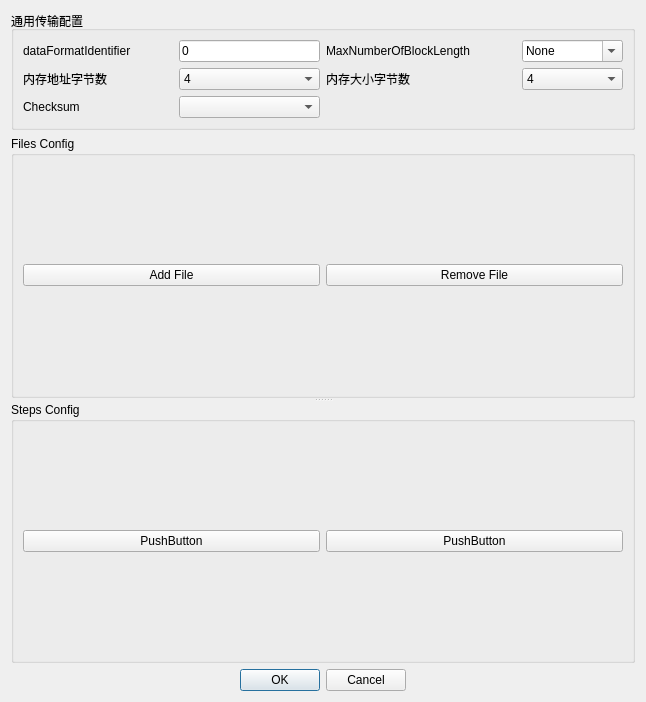
<?xml version="1.0" encoding="UTF-8"?>
<ui version="4.0">
 <class>FlashConfig</class>
 <widget class="QDialog" name="FlashConfig">
  <property name="geometry">
   <rect>
    <x>0</x>
    <y>0</y>
    <width>646</width>
    <height>702</height>
   </rect>
  </property>
  <property name="windowTitle">
   <string>Dialog</string>
  </property>
  <layout class="QVBoxLayout" name="verticalLayout_3">
   <item>
    <widget class="QGroupBox" name="groupBox">
     <property name="title">
      <string>通用传输配置</string>
     </property>
     <layout class="QHBoxLayout" name="horizontalLayout_8">
      <item>
       <layout class="QGridLayout" name="gridLayout">
        <item row="0" column="0">
         <layout class="QHBoxLayout" name="horizontalLayout_6">
          <item>
           <widget class="QLabel" name="label_3">
            <property name="sizePolicy">
             <sizepolicy hsizetype="Fixed" vsizetype="Fixed">
              <horstretch>0</horstretch>
              <verstretch>0</verstretch>
             </sizepolicy>
            </property>
            <property name="minimumSize">
             <size>
              <width>150</width>
              <height>0</height>
             </size>
            </property>
            <property name="text">
             <string>dataFormatIdentifier</string>
            </property>
           </widget>
          </item>
          <item>
           <widget class="QLineEdit" name="lineEdit_dataFormatIdentifier">
            <property name="text">
             <string>0</string>
            </property>
           </widget>
          </item>
         </layout>
        </item>
        <item row="1" column="1">
         <layout class="QHBoxLayout" name="horizontalLayout_5">
          <item>
           <widget class="QLabel" name="label_2">
            <property name="sizePolicy">
             <sizepolicy hsizetype="Fixed" vsizetype="Fixed">
              <horstretch>0</horstretch>
              <verstretch>0</verstretch>
             </sizepolicy>
            </property>
            <property name="minimumSize">
             <size>
              <width>190</width>
              <height>0</height>
             </size>
            </property>
            <property name="text">
             <string>内存大小字节数</string>
            </property>
           </widget>
          </item>
          <item>
           <widget class="QComboBox" name="comboBox_MemorySizeParameterLength">
            <property name="sizePolicy">
             <sizepolicy hsizetype="Expanding" vsizetype="Fixed">
              <horstretch>0</horstretch>
              <verstretch>0</verstretch>
             </sizepolicy>
            </property>
            <property name="currentIndex">
             <number>4</number>
            </property>
            <item>
             <property name="text">
              <string>0</string>
             </property>
            </item>
            <item>
             <property name="text">
              <string>1</string>
             </property>
            </item>
            <item>
             <property name="text">
              <string>2</string>
             </property>
            </item>
            <item>
             <property name="text">
              <string>3</string>
             </property>
            </item>
            <item>
             <property name="text">
              <string>4</string>
             </property>
            </item>
            <item>
             <property name="text">
              <string>5</string>
             </property>
            </item>
            <item>
             <property name="text">
              <string>6</string>
             </property>
            </item>
            <item>
             <property name="text">
              <string>7</string>
             </property>
            </item>
            <item>
             <property name="text">
              <string>8</string>
             </property>
            </item>
            <item>
             <property name="text">
              <string>9</string>
             </property>
            </item>
            <item>
             <property name="text">
              <string>10</string>
             </property>
            </item>
            <item>
             <property name="text">
              <string>11</string>
             </property>
            </item>
            <item>
             <property name="text">
              <string>12</string>
             </property>
            </item>
            <item>
             <property name="text">
              <string>13</string>
             </property>
            </item>
            <item>
             <property name="text">
              <string>14</string>
             </property>
            </item>
            <item>
             <property name="text">
              <string>15</string>
             </property>
            </item>
           </widget>
          </item>
         </layout>
        </item>
        <item row="0" column="1">
         <layout class="QHBoxLayout" name="horizontalLayout_7">
          <item>
           <widget class="QLabel" name="label_4">
            <property name="sizePolicy">
             <sizepolicy hsizetype="Fixed" vsizetype="Fixed">
              <horstretch>0</horstretch>
              <verstretch>0</verstretch>
             </sizepolicy>
            </property>
            <property name="minimumSize">
             <size>
              <width>190</width>
              <height>0</height>
             </size>
            </property>
            <property name="text">
             <string>MaxNumberOfBlockLength</string>
            </property>
           </widget>
          </item>
          <item>
           <widget class="QComboBox" name="comboBox_MaxNumberOfBlockLength">
            <property name="sizePolicy">
             <sizepolicy hsizetype="Expanding" vsizetype="Fixed">
              <horstretch>0</horstretch>
              <verstretch>0</verstretch>
             </sizepolicy>
            </property>
            <property name="editable">
             <bool>true</bool>
            </property>
            <property name="currentIndex">
             <number>0</number>
            </property>
            <item>
             <property name="text">
              <string>None</string>
             </property>
            </item>
            <item>
             <property name="text">
              <string>0x102</string>
             </property>
            </item>
            <item>
             <property name="text">
              <string>0x203</string>
             </property>
            </item>
            <item>
             <property name="text">
              <string>0x402</string>
             </property>
            </item>
            <item>
             <property name="text">
              <string>0x802</string>
             </property>
            </item>
            <item>
             <property name="text">
              <string>0x1602</string>
             </property>
            </item>
            <item>
             <property name="text">
              <string>0x3202</string>
             </property>
            </item>
           </widget>
          </item>
         </layout>
        </item>
        <item row="1" column="0">
         <layout class="QHBoxLayout" name="horizontalLayout_4">
          <item>
           <widget class="QLabel" name="label">
            <property name="sizePolicy">
             <sizepolicy hsizetype="Fixed" vsizetype="Fixed">
              <horstretch>0</horstretch>
              <verstretch>0</verstretch>
             </sizepolicy>
            </property>
            <property name="minimumSize">
             <size>
              <width>150</width>
              <height>0</height>
             </size>
            </property>
            <property name="text">
             <string>内存地址字节数</string>
            </property>
           </widget>
          </item>
          <item>
           <widget class="QComboBox" name="comboBox_MemoryAddressParameterLength">
            <property name="sizePolicy">
             <sizepolicy hsizetype="Expanding" vsizetype="Fixed">
              <horstretch>0</horstretch>
              <verstretch>0</verstretch>
             </sizepolicy>
            </property>
            <property name="currentIndex">
             <number>4</number>
            </property>
            <item>
             <property name="text">
              <string>0</string>
             </property>
            </item>
            <item>
             <property name="text">
              <string>1</string>
             </property>
            </item>
            <item>
             <property name="text">
              <string>2</string>
             </property>
            </item>
            <item>
             <property name="text">
              <string>3</string>
             </property>
            </item>
            <item>
             <property name="text">
              <string>4</string>
             </property>
            </item>
            <item>
             <property name="text">
              <string>5</string>
             </property>
            </item>
            <item>
             <property name="text">
              <string>6</string>
             </property>
            </item>
            <item>
             <property name="text">
              <string>7</string>
             </property>
            </item>
            <item>
             <property name="text">
              <string>8</string>
             </property>
            </item>
            <item>
             <property name="text">
              <string>9</string>
             </property>
            </item>
            <item>
             <property name="text">
              <string>10</string>
             </property>
            </item>
            <item>
             <property name="text">
              <string>11</string>
             </property>
            </item>
            <item>
             <property name="text">
              <string>12</string>
             </property>
            </item>
            <item>
             <property name="text">
              <string>13</string>
             </property>
            </item>
            <item>
             <property name="text">
              <string>14</string>
             </property>
            </item>
            <item>
             <property name="text">
              <string>15</string>
             </property>
            </item>
           </widget>
          </item>
         </layout>
        </item>
        <item row="2" column="0">
         <layout class="QHBoxLayout" name="horizontalLayout_9">
          <item>
           <widget class="QLabel" name="label_5">
            <property name="sizePolicy">
             <sizepolicy hsizetype="Fixed" vsizetype="Fixed">
              <horstretch>0</horstretch>
              <verstretch>0</verstretch>
             </sizepolicy>
            </property>
            <property name="minimumSize">
             <size>
              <width>150</width>
              <height>0</height>
             </size>
            </property>
            <property name="text">
             <string>Checksum</string>
            </property>
           </widget>
          </item>
          <item>
           <widget class="QComboBox" name="comboBox_Checksum">
            <property name="sizePolicy">
             <sizepolicy hsizetype="Expanding" vsizetype="Fixed">
              <horstretch>0</horstretch>
              <verstretch>0</verstretch>
             </sizepolicy>
            </property>
            <property name="currentIndex">
             <number>-1</number>
            </property>
           </widget>
          </item>
         </layout>
        </item>
       </layout>
      </item>
     </layout>
    </widget>
   </item>
   <item>
    <widget class="QSplitter" name="splitter">
     <property name="orientation">
      <enum>Qt::Orientation::Vertical</enum>
     </property>
     <widget class="QGroupBox" name="groupBox_files">
      <property name="sizePolicy">
       <sizepolicy hsizetype="Expanding" vsizetype="Expanding">
        <horstretch>0</horstretch>
        <verstretch>0</verstretch>
       </sizepolicy>
      </property>
      <property name="title">
       <string>Files Config</string>
      </property>
      <layout class="QVBoxLayout" name="verticalLayout">
       <item>
        <layout class="QHBoxLayout" name="horizontalLayout">
         <item>
          <widget class="QPushButton" name="pushButton_AddFile">
           <property name="text">
            <string>Add File</string>
           </property>
          </widget>
         </item>
         <item>
          <widget class="QPushButton" name="pushButton_RemoveFile">
           <property name="text">
            <string>Remove File</string>
           </property>
          </widget>
         </item>
        </layout>
       </item>
      </layout>
     </widget>
     <widget class="QGroupBox" name="groupBox_steps">
      <property name="sizePolicy">
       <sizepolicy hsizetype="Expanding" vsizetype="Expanding">
        <horstretch>0</horstretch>
        <verstretch>0</verstretch>
       </sizepolicy>
      </property>
      <property name="title">
       <string>Steps Config</string>
      </property>
      <layout class="QVBoxLayout" name="verticalLayout_2">
       <item>
        <layout class="QHBoxLayout" name="horizontalLayout_2">
         <item>
          <widget class="QPushButton" name="pushButton_3">
           <property name="text">
            <string>PushButton</string>
           </property>
          </widget>
         </item>
         <item>
          <widget class="QPushButton" name="pushButton_4">
           <property name="text">
            <string>PushButton</string>
           </property>
          </widget>
         </item>
        </layout>
       </item>
      </layout>
     </widget>
    </widget>
   </item>
   <item>
    <layout class="QHBoxLayout" name="horizontalLayout_3">
     <item>
      <widget class="QDialogButtonBox" name="buttonBox">
       <property name="sizePolicy">
        <sizepolicy hsizetype="Fixed" vsizetype="Fixed">
         <horstretch>0</horstretch>
         <verstretch>0</verstretch>
        </sizepolicy>
       </property>
       <property name="orientation">
        <enum>Qt::Orientation::Horizontal</enum>
       </property>
       <property name="standardButtons">
        <set>QDialogButtonBox::StandardButton::Cancel|QDialogButtonBox::StandardButton::Ok</set>
       </property>
      </widget>
     </item>
    </layout>
   </item>
  </layout>
 </widget>
 <resources/>
 <connections>
  <connection>
   <sender>buttonBox</sender>
   <signal>accepted()</signal>
   <receiver>FlashConfig</receiver>
   <slot>accept()</slot>
   <hints>
    <hint type="sourcelabel">
     <x>248</x>
     <y>254</y>
    </hint>
    <hint type="destinationlabel">
     <x>157</x>
     <y>274</y>
    </hint>
   </hints>
  </connection>
  <connection>
   <sender>buttonBox</sender>
   <signal>rejected()</signal>
   <receiver>FlashConfig</receiver>
   <slot>reject()</slot>
   <hints>
    <hint type="sourcelabel">
     <x>316</x>
     <y>260</y>
    </hint>
    <hint type="destinationlabel">
     <x>286</x>
     <y>274</y>
    </hint>
   </hints>
  </connection>
 </connections>
</ui>
